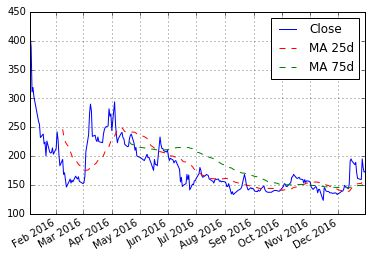

The script that drew this image:
#-*- coding:utf-8 -*-
import pandas as pd
import jsm
import datetime

# 株価のデータ取得（銘柄コード, 開始日, 終了日）
def get_stock(code, start_date, end_date):
    # 期間設定
    year, month, day = start_date.split("-")
    start = datetime.date(int(year), int(month), int(day))
    year, month, day = end_date.split("-") 
    end = datetime.date(int(year), int(month), int(day))
    # 株価データ取得
    q = jsm.Quotes()
    target = q.get_historical_prices(code, jsm.DAILY, start_date = start, end_date = end)
    # 項目ごとにリストに格納して返す
    date = [data.date for data in target]
    open = [data.open for data in target]
    close = [data.close for data in target]
    high = [data.high for data in target]
    low = [data.low for data in target]
    # 日付が古い順に並び替えて返す
    return [date[::-1], open[::-1], close[::-1], high[::-1], low[::-1]]
    
def main():
    # 株価の取得(銘柄コード, 開始日, 終了日)
    code = 8704
    data = get_stock(code, '2016-1-1', '2016-12-31')

    # データフレームの作成
    df = pd.DataFrame({'始値':data[1], '終値':data[2], '高値':data[3], '安値':data[4]}, index = data[0])
    
    # 移動平均線の計算
    ma_25d = df['終値'].rolling(window=25).mean()
    ma_75d = df['終値'].rolling(window=75).mean()
    
    # グラフにプロット
    ax = df['終値'].plot(color="blue", label="Close")
    ma_25d.columns = ["MA 25d"]
    ma_25d.plot(ax=ax, ls="--", color="red", label="MA 25d")
    ma_75d.columns = ["MA 75d"]
    ma_75d.plot(ax=ax, ls="--", color="green", label="MA 75d")
    ax.grid()
    ax.legend()

    
if __name__ == "__main__":
    main()
